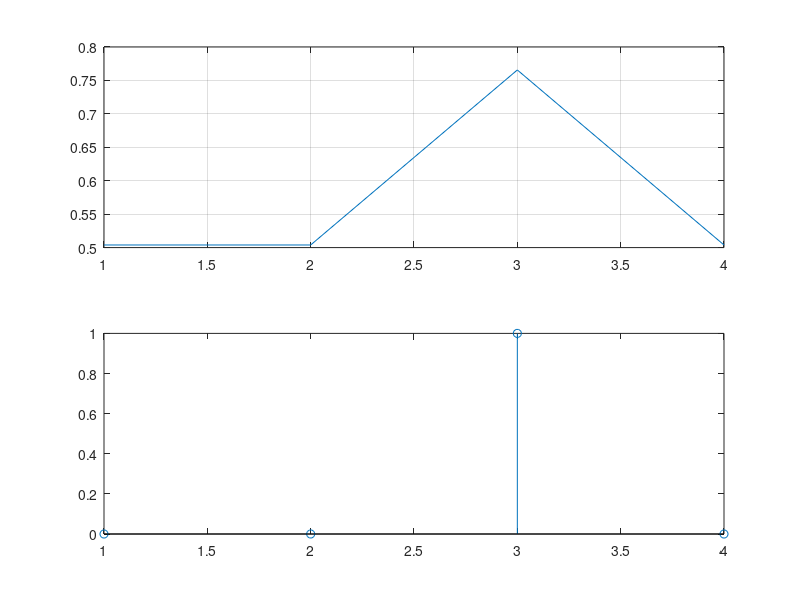

Write MATLAB code to recreate this figure.
clear all;

% especificações do RRC FIR Filter
Fs  = 16000;    % Taxa de amostragem
Ts  = 1/Fs;     % Per�odo de repeti��o dos pulsos
Rs  = 4000;     % Taxa de transmiss�o de s�mbolos
sps = Fs/Rs;    % amostras por s�mbolo
r   = 0.22;     % Fator de holl-off
ntaps = 10* sps + 1;   % Dura��o de 8 s�mbolos

% contadores
cont = 0;               % contador de amostras
cont1 = 0;               % contador de amostras temporário

% abertura de arquivo text .dat
fid = fopen('inputSignal.dat', 'w'); %cria o arquivo inputSignal.dat para escrita

% Gera um trem de pulsos unitários Return-to-Zero (RZ)
for i = 0: (sps -1)

    cont = cont+1;
  cont1 = cont1 + 1;
  if ( cont1 != sps/2 +1)
   pulse(cont) = 0;       % Define valor 0 para o pulso.
  else
   pulse(cont) = 1;      % Define valor 0 para o pulso.
  endif;
  if cont1 == round((4*sps))
      cont1 = 0;
  endif


  temp = round((2^7*0.5*(0.8*pulse(cont)+0.25*pulse(cont)))+2^7+1);   % Amostra o trem de pulsos unitários com resolução de 8-bits.

  address = dec2bin(i,8);                                      % converte para uma palavra binaria de 8 bits o endereço da memória
  saida = dec2bin(temp,8);                                      % converte os coeficientes do pulso para uma palavra binaria de 8 bits
  fprintf(fid,'\r\n%s,',saida);
  %fprintf(fid,'\r\n        when "%s" => data_out_rom_Q <= "%s";', address,saida);  % escreve no arquivo inputSignal.dat
  x(cont) = temp/256;                                    % normalizado entre 0 at� 255 correspondendo aos niveis de um conversor AD de 8 bits

endfor;
fclose(fid);                                                    % fecha o arquivo inputSignal.m

%gera o grafico da entrada para visualiza��o no Octave
figure 1;
subplot(2,1,1)
plot(x);
grid on
subplot(2,1,2)
stem(pulse);



